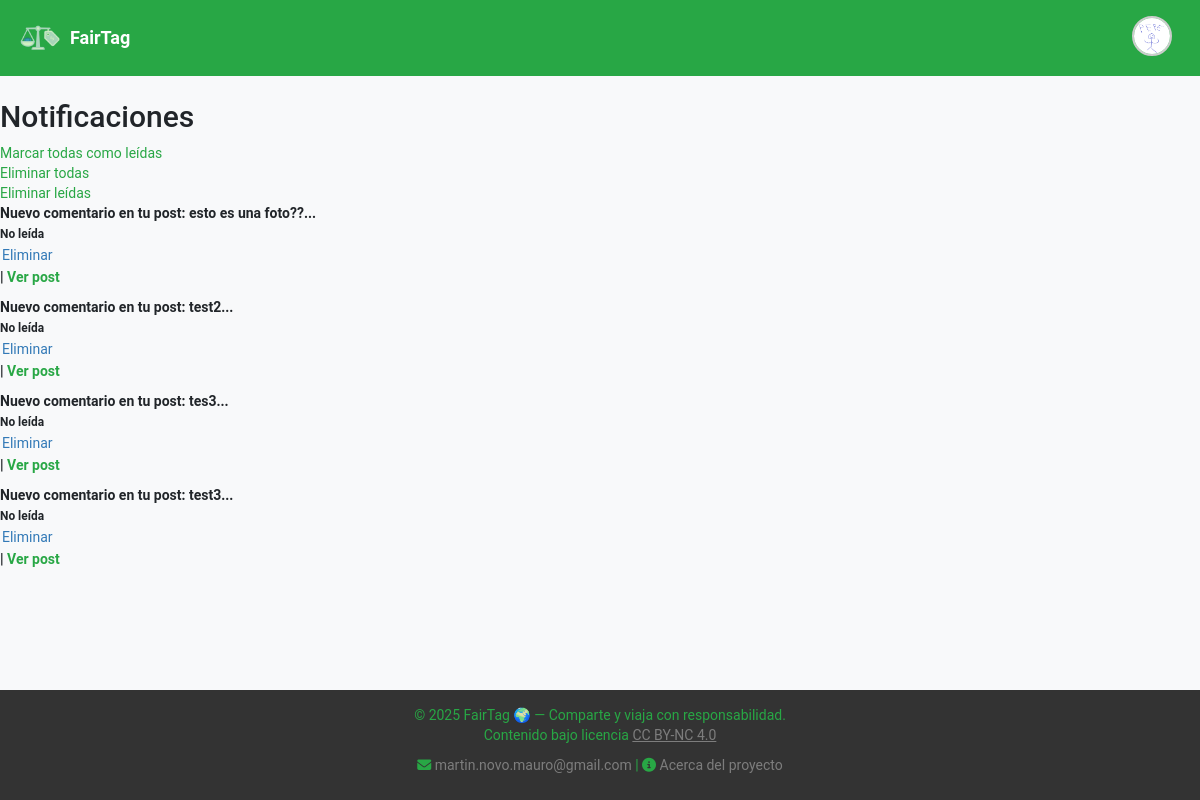
The page /index.php?c=Notificacion&a=index (signed in) on the database its author committed.
### tables this page shows
CREATE TABLE `notification` (
  `id` int NOT NULL,
  `user_id` int NOT NULL,
  `post_id` int NOT NULL,
  `is_read` tinyint(1) DEFAULT '0',
  `message` varchar(255) NOT NULL
);

### controller/notificacion.controller.php (called while the page is built, shortened)
<?php
require_once '../model/notificacionDAO.php';
class NotificacionController {
    private $model;
    public function __construct() {
        $this->model = new NotificacionDAO();
    }
    public function index() {
        $userId = $_SESSION['user_id'];
        $notificaciones = $this->model->obtenerPorUsuario($userId);
        require_once '../view/header.php';
        require_once '../view/notificacion/index.php';
        require_once '../view/footer.php';
    }
}

### public/index.php (called while the page is built, shortened)
<?php
include_once '../db/db.php';
$accion = isset($_REQUEST['a']) ? $_REQUEST['a'] : 'Index';
$controller = new $controller;
call_user_func( array( $controller, $accion ) );

### db/db.php (called while the page is built)
<?php
class Database {
    public static function connect() {
        $host = 'db';
        $db = 'fairTag';
        $user = 'fairTag';
        $pass = 'password';
        try {
            $pdo = new PDO("mysql:host=$host;dbname=$db", $user, $pass);
            $pdo->setAttribute(PDO::ATTR_ERRMODE, PDO::ERRMODE_EXCEPTION);
            return $pdo;
        } catch (PDOException $e) {
            die("Conexión fallida: " . $e->getMessage());
        }
    }
}

### model/notificacionDAO.php (called while the page is built, shortened)
<?php
require_once 'entidades/notificacion.php';
class NotificacionDAO {
    private $pdo;
    public function __construct() {
        try {
            $this->pdo = Database::connect();
        } catch (Exception $e) {
            die($e->getMessage());
        }
    }
    public function obtenerPorUsuario(int $userId) {
        $stmt = $this->pdo->prepare("SELECT * FROM notification WHERE user_id = ?");
        $stmt->execute([$userId]);
        $data = $stmt->fetchAll(PDO::FETCH_ASSOC);
        $notifications = [];
        foreach ($data as $row) {
            $notification = new Notificacion();
            $notification->setId($row['id']);
            $notification->setUserId($row['user_id']);
            $notification->setPostId($row['post_id']);
            $notification->setIsRead($row['is_read']);
            $notification->setMessage($row['message']);
            $notifications[] = $notification;
        }
        return $notifications;
    }
}

### model/entidades/notificacion.php (called while the page is built, shortened)
<?php
class Notificacion {
    private int $post_id;
    private bool $is_read;
    private string $message;
    public function getPostId() {
        return $this->post_id;
    }
    public function setPostId(int $post_id) {
        $this->post_id = $post_id;
    }
    public function getIsRead() {
        return $this->is_read ? 1 : 0;
    }
    public function setIsRead(bool $is_read) {
        $this->is_read = $is_read;
    }
    public function getMessage() {
        return $this->message;
    }
    public function setMessage(string $message) {
        $this->message = $message;
    }
}

### view/notificacion/index.php (the view, shortened to what this page needs)
<h2>Notificaciones</h2>
<?php if (empty($notificaciones)): ?>
    <p>No tienes notificaciones nuevas.</p>
<?php else: ?>
    <ul>
        <li>
            <a href="index.php?c=notificacion&a=marcarTodasComoLeidas">Marcar todas como leídas</a>
        </li>
        <li>
            <a href="index.php?c=notificacion&a=eliminarTodas">Eliminar todas</a>
        </li>
        <li>
            <a href="index.php?c=notificacion&a=eliminarLeidas">Eliminar leídas</a>
        </li>
        <?php foreach ($notificaciones as $notificacion): ?>
            <li style="margin-bottom: 10px; <?= $notificacion->getIsRead() ? 'color: gray;' : 'font-weight: bold;' ?>">
                <?= htmlspecialchars($notificacion->getMessage()) ?>
                <br>
                <small>
                    <?= $notificacion->getIsRead() ? 'Leída' : 'No leída' ?>
                </small>
                <br>
                <form action="index.php?c=notificacion&a=eliminar" method="post" onsubmit="return confirm('¿Seguro que quieres eliminar esta notificación?');">
                    <button type="submit" class="btn-link">Eliminar</button>
                </form>
                |
                <a href="index.php?c=Post&a=ver&id=<?= $notificacion->getPostId() ?>">Ver post</a>
            </li>
        <?php endforeach; ?>
    </ul>
<?php endif; ?>

### public/css/base/_variables.css (style rules this page uses)
:root { --verde-principal: #28a745; --verde-claro: #8fd19e; --verde-oscuro: #1e7e34; --gris-claro: #f8f9fa; --gris-oscuro: #495057; --blanco: #ffffff; --negro: #212529; }

### public/css/base/_typography.css (style rules this page uses)
body { font-family: 'Roboto', sans-serif; background-color: var(--gris-claro); color: var(--negro); height: 100%; }

### public/css/base/_links.css (style rules this page uses)
a { color: var(--verde-principal); text-decoration: none; }

### rows shown on the page
notification: message "Nuevo comentario en tu post: esto es una foto??...", is_read "No leída"
notification: message "Nuevo comentario en tu post: test2...", is_read "No leída"
notification: message "Nuevo comentario en tu post: tes3...", is_read "No leída"
notification: message "Nuevo comentario en tu post: test3...", is_read "No leída"
